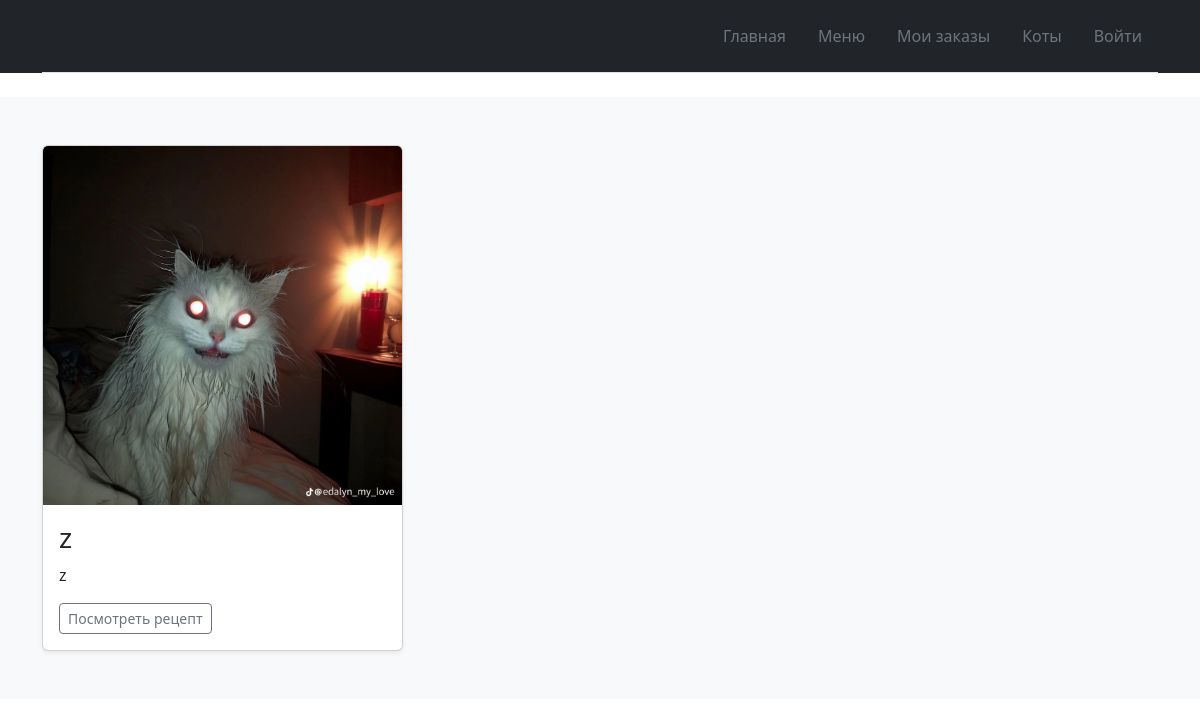
Before: /menu with the older database file.
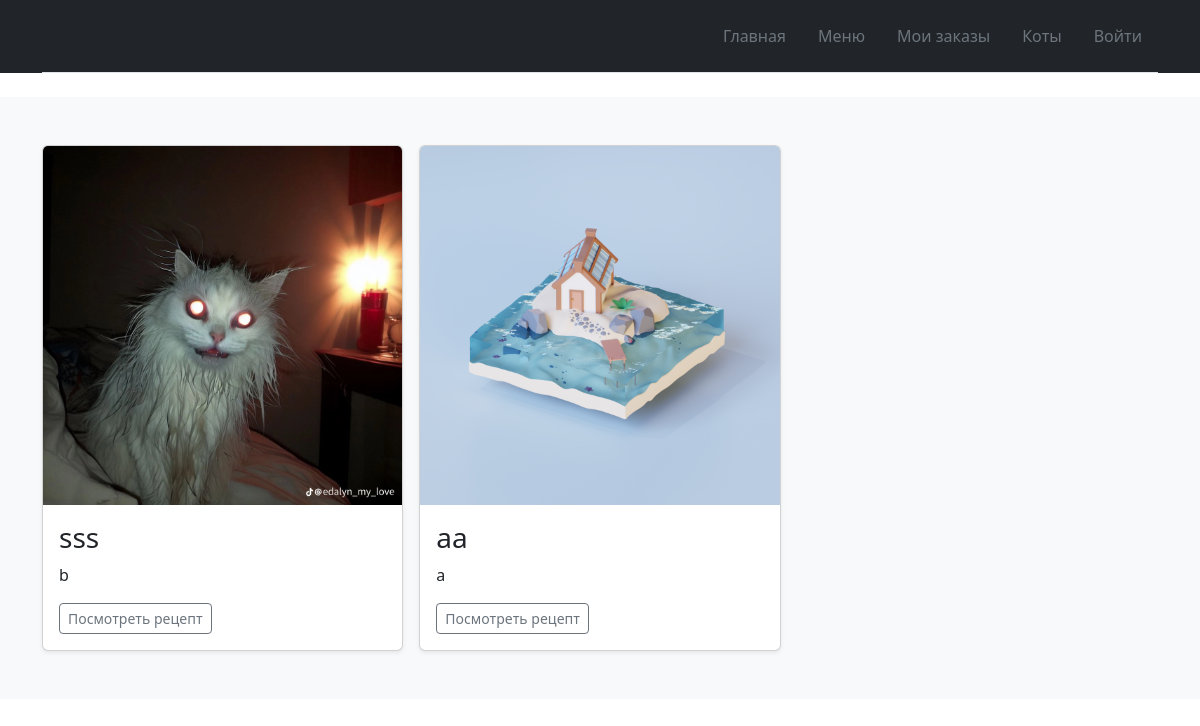
After: the same page with the newer database file.
### Cat/models.py (models this page shows, shortened)
class Recipe(models.Model):
    title = models.CharField(max_length=255)
    photo = models.ImageField(upload_to=os.path.join('config', 'menu_photos'))
    ingredients = models.TextField()
    description = models.TextField()
    recipe = models.TextField()

### Cat/views.py (the view)
# urls.py: path('menu', menu, name='menu'),
def menu(request):
    recipes = Recipe.objects.all()
    context = {'recipes': recipes}
    return render(request, 'Cat/menu.html', context)

### Cat/templates/Cat/menu.html (shortened to what this page needs)
{% extends 'Cat/base.html' %}
{% block content %}
<div class="album py-5 bg-body-tertiary">
  <div class="container">
    <div class="row row-cols-1 row-cols-sm-2 row-cols-md-3 g-3">
      {% for recipe in recipes %}
      <div class="col">
        <div class="card shadow-sm">
          <img src="{{ recipe.photo.url }}"  class="bd-placeholder-img card-img-top" width="100%"  alt="{{ recipe.title }}">
          <div class="card-body">
            <h3>{{ recipe.title }}</h3>
            <p class="card-text">{{ recipe.description }}</p>
            <div class="d-flex justify-content-between align-items-center">
              <a href="{% url 'menu_recipe' recipe.id %}" class="btn btn-sm btn-outline-secondary">Посмотреть рецепт</a>
            </div>
          </div>
        </div>
      </div>
      {% endfor %}
    </div>
  </div>
</div>
{% endblock %}

Changed rows visible on the page:
changed Recipe: title "z" → "sss"; description "z" → "b"
added Recipe: photo (picture), title "aa", description "a"
